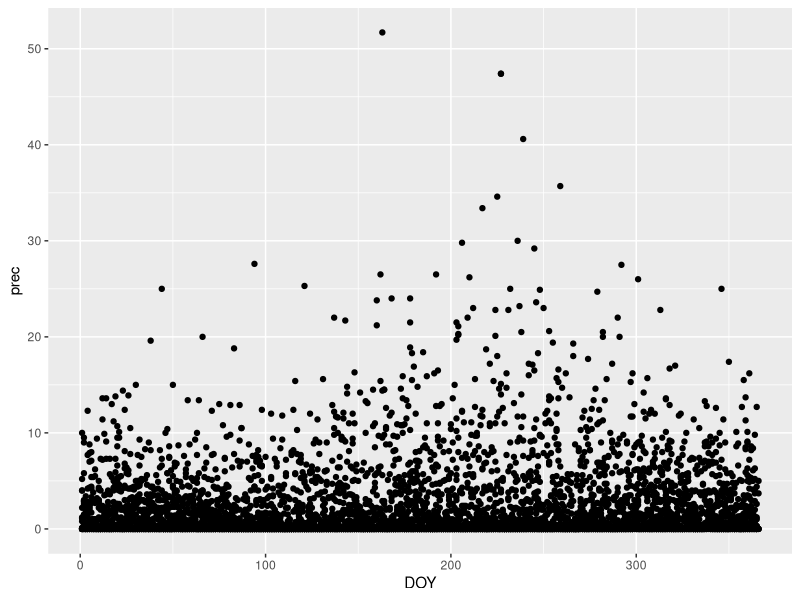

Here is the R script that generated this plot:
#--purpose: use https://agro-web11t.uni.au.dk/klimadb/
#--created: 14 aug 2026

rm(list = ls())

library(tidyverse)
library(lubridate)



# 1993 through 2013 -------------------------------------------------------

#--the NA comes from a null min minte, so that is fine, we don't use minte
dmi1 <-
  read_csv2("data-raw/00_weather/DMI-Flakkebjerg/AGRO - FLAK 19930101 through 20131231.csv")


dmi1 |>
  mutate(minte2 = as.numeric (minte)) |>
  filter(is.na(minte2))

dmi1_final <-
  dmi1 |>
  mutate_if(is.character, as.numeric) |>
  rename(prec = prec08)

dmi1_final |>
  mutate(DOY = yday(date)) |>
  ggplot(aes(DOY, prec)) +
  geom_point()

# 2014 - 2023 -------------------------------------------------------

dmi2 <-
  read_csv2("data-raw/00_weather/DMI-Flakkebjerg/AGRO - FLAK 20140101 through 20231231.csv") |>
  mutate(date = as_date(date, format = "%d/%m/%Y")) |>
  mutate_if(is.character, as.numeric)


# 2024+ -------------------------------------------------------------------

dmi3 <-
  read_csv2("data-raw/00_weather/DMI-Flakkebjerg/AGRO - FLAK 20240101 through 20251213 - full.csv") |>
  mutate(date = as_date(date, format = "%d/%m/%Y"))



# combine and clean up ----------------------------------------------------

wea1 <-
  dmi1_final |>
  bind_rows(dmi2) |>
  bind_rows(dmi3)


wea2 <-
  wea1 |>
  separate(date, into = c("year", "month", "day"), remove = F) |>
  mutate(doy = yday(date),
         station = "FLAKKEBJERG") |>
  select(station, date, day, month, year, doy, everything())

wea3 <-
  wea2 |>
  arrange(date) |>
  group_by(year) |>
  mutate(psum = cumsum(prec)) |>
  rename(te = temp)

flak_wea_dmi <- wea3

flak_wea_dmi |> write_csv("data-raw/00_weather/flak_wea_dmi.csv")
